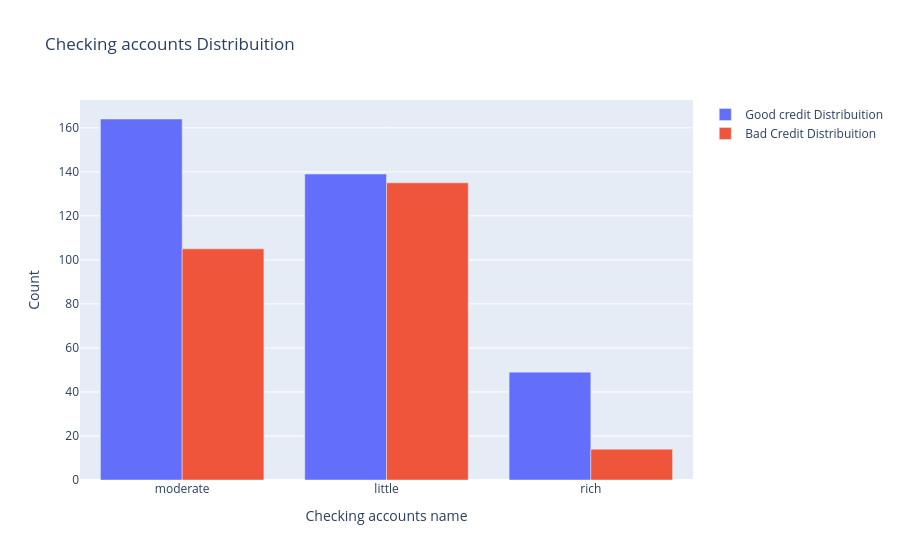

Notebook code for this chart:
### Code cell
#First plot
trace0 = go.Bar(
    x = df_credit[df_credit["Risk"]== 'good']["Checking account"].value_counts().index.values,
    y = df_credit[df_credit["Risk"]== 'good']["Checking account"].value_counts().values,
    name='Good credit Distribuition' 
    
)

#Second plot
trace1 = go.Bar(
    x = df_credit[df_credit["Risk"]== 'bad']["Checking account"].value_counts().index.values,
    y = df_credit[df_credit["Risk"]== 'bad']["Checking account"].value_counts().values,
    name="Bad Credit Distribuition"
)

data = [trace0, trace1]

layout = go.Layout(
    title='Checking accounts Distribuition',
    xaxis=dict(title='Checking accounts name'),
    yaxis=dict(title='Count'),
    barmode='group'
)


fig = go.Figure(data=data, layout=layout)

py.iplot(fig, filename = 'Age-ba', validate = False)

### Figure 1 — Plotly figure (JSON) as saved in the notebook; plotly's stock layout.template omitted (floating-point values rounded to 4 significant figures)
{"data": [{"name": "Good credit Distribuition", "type": "bar", "x": ["moderate", "little", "rich"], "y": [164, 139, 49]}, {"name": "Bad Credit Distribuition", "type": "bar", "x": ["little", "moderate", "rich"], "y": [135, 105, 14]}], "layout": {"barmode": "group", "title": {"text": "Checking accounts Distribuition"}, "xaxis": {"title": {"text": "Checking accounts name"}}, "yaxis": {"title": {"text": "Count"}}}}
